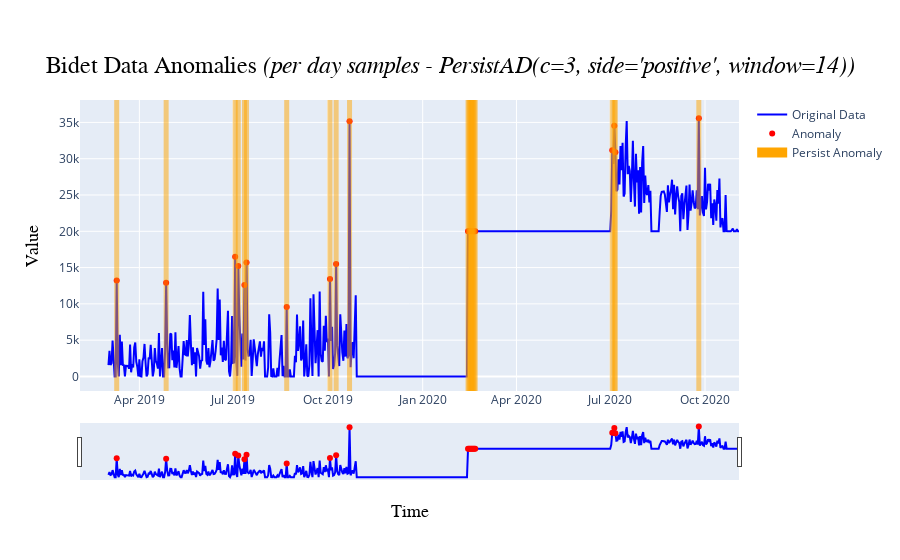

Source (notebook cell):
### Markdown cell above
##### A.2.3 Per day samples - *PersistAD*

### Code cell
data = bidet_df_interpolated.resample('D').sum()
data.loc['2020-02-14':, data.columns[0]] += 20000           # simulating data spike

c = 3
persist_window = 14
persist_side = 'positive'
plot_title = f'Bidet Data Anomalies <i>(per day samples - PersistAD(c={c}, side=\'{persist_side}\', window={persist_window}))</i>'
plot_name = 'Bidet/Bidet Data Anomalies (per day samples - PersistAD)'

[bidet_D_persist_ano, bidet_D_persist_ano_val, bidet_D_persist_ano_plot], bidet_D_persist_model = ad_PersistAD(validate_series(data), persist_window=persist_window, c=c, persist_side=persist_side, plot_title=plot_title, plot_name=plot_name)

bidet_D_persist_ano_plot.show()

### Figure 1 — Plotly figure (JSON) as saved in the notebook; plotly's stock layout.template omitted (floating-point values rounded to 4 significant figures; data arrays with more than 128 entries replaced by an {"elided": "..."} marker saying what was removed)
{"data": [{"line": {"color": "blue"}, "mode": "lines", "name": "Original Data", "type": "scatter", "x": {"elided": "613 str values"}, "y": {"elided": "613 float values"}}, {"marker": {"color": "red", "size": 6}, "mode": "markers", "name": "Anomaly", "type": "scatter", "x": ["2019-03-10T00:00:00", "2019-04-27T00:00:00", "2019-07-03T00:00:00", "2019-07-06T00:00:00", "2019-07-12T00:00:00", "2019-07-14T00:00:00", "2019-08-22T00:00:00", "2019-10-03T00:00:00", "2019-10-09T00:00:00", "2019-10-22T00:00:00", "2020-02-14T00:00:00", "2020-02-15T00:00:00", "2020-02-16T00:00:00", "2020-02-17T00:00:00", "2020-02-18T00:00:00", "2020-02-19T00:00:00", "2020-02-20T00:00:00", "2020-02-21T00:00:00", "2020-07-03T00:00:00", "2020-07-05T00:00:00", "2020-07-06T00:00:00", "2020-09-25T00:00:00"], "y": [13235, 12920.0, 16501, 15230.0, 12600.0, 15700.0, 9560, 13410, 15490.0, 35147, 20000, 20000, 20000, 20000, 20000, 20000, 20000, 20000, 31180.0, 34533, 30885, 35569]}, {"line": {"color": "orange", "width": 10}, "marker": {"color": "orange"}, "mode": "lines", "name": "Persist Anomaly", "type": "scatter", "x": [null], "y": [null]}], "layout": {"shapes": [{"fillcolor": "orange", "line": {"color": "orange", "width": 5}, "opacity": 0.5, "type": "rect", "x0": "2019-03-10T00:00:00", "x1": "2019-03-10T00:00:00", "xref": "x", "y0": 0, "y1": 1, "yref": "y domain"}, {"fillcolor": "orange", "line": {"color": "orange", "width": 5}, "opacity": 0.5, "type": "rect", "x0": "2019-04-27T00:00:00", "x1": "2019-04-27T00:00:00", "xref": "x", "y0": 0, "y1": 1, "yref": "y domain"}, {"fillcolor": "orange", "line": {"color": "orange", "width": 5}, "opacity": 0.5, "type": "rect", "x0": "2019-07-03T00:00:00", "x1": "2019-07-03T00:00:00", "xref": "x", "y0": 0, "y1": 1, "yref": "y domain"}, {"fillcolor": "orange", "line": {"color": "orange", "width": 5}, "opacity": 0.5, "type": "rect", "x0": "2019-07-06T00:00:00", "x1": "2019-07-06T00:00:00", "xref": "x", "y0": 0, "y1": 1, "yref": "y domain"}, {"fillcolor": "orange", "line": {"color": "orange", "width": 5}, "opacity": 0.5, "type": "rect", "x0": "2019-07-12T00:00:00", "x1": "2019-07-12T00:00:00", "xref": "x", "y0": 0, "y1": 1, "yref": "y domain"}, {"fillcolor": "orange", "line": {"color": "orange", "width": 5}, "opacity": 0.5, "type": "rect", "x0": "2019-07-14T00:00:00", "x1": "2019-07-14T00:00:00", "xref": "x", "y0": 0, "y1": 1, "yref": "y domain"}, {"fillcolor": "orange", "line": {"color": "orange", "width": 5}, "opacity": 0.5, "type": "rect", "x0": "2019-08-22T00:00:00", "x1": "2019-08-22T00:00:00", "xref": "x", "y0": 0, "y1": 1, "yref": "y domain"}, {"fillcolor": "orange", "line": {"color": "orange", "width": 5}, "opacity": 0.5, "type": "rect", "x0": "2019-10-03T00:00:00", "x1": "2019-10-03T00:00:00", "xref": "x", "y0": 0, "y1": 1, "yref": "y domain"}, {"fillcolor": "orange", "line": {"color": "orange", "width": 5}, "opacity": 0.5, "type": "rect", "x0": "2019-10-09T00:00:00", "x1": "2019-10-09T00:00:00", "xref": "x", "y0": 0, "y1": 1, "yref": "y domain"}, {"fillcolor": "orange", "line": {"color": "orange", "width": 5}, "opacity": 0.5, "type": "rect", "x0": "2019-10-22T00:00:00", "x1": "2019-10-22T00:00:00", "xref": "x", "y0": 0, "y1": 1, "yref": "y domain"}, {"fillcolor": "orange", "line": {"color": "orange", "width": 5}, "opacity": 0.5, "type": "rect", "x0": "2020-02-14T00:00:00", "x1": "2020-02-14T00:00:00", "xref": "x", "y0": 0, "y1": 1, "yref": "y domain"}, {"fillcolor": "orange", "line": {"color": "orange", "width": 5}, "opacity": 0.5, "type": "rect", "x0": "2020-02-15T00:00:00", "x1": "2020-02-15T00:00:00", "xref": "x", "y0": 0, "y1": 1, "yref": "y domain"}, {"fillcolor": "orange", "line": {"color": "orange", "width": 5}, "opacity": 0.5, "type": "rect", "x0": "2020-02-16T00:00:00", "x1": "2020-02-16T00:00:00", "xref": "x", "y0": 0, "y1": 1, "yref": "y domain"}, {"fillcolor": "orange", "line": {"color": "orange", "width": 5}, "opacity": 0.5, "type": "rect", "x0": "2020-02-17T00:00:00", "x1": "2020-02-17T00:00:00", "xref": "x", "y0": 0, "y1": 1, "yref": "y domain"}, {"fillcolor": "orange", "line": {"color": "orange", "width": 5}, "opacity": 0.5, "type": "rect", "x0": "2020-02-18T00:00:00", "x1": "2020-02-18T00:00:00", "xref": "x", "y0": 0, "y1": 1, "yref": "y domain"}, {"fillcolor": "orange", "line": {"color": "orange", "width": 5}, "opacity": 0.5, "type": "rect", "x0": "2020-02-19T00:00:00", "x1": "2020-02-19T00:00:00", "xref": "x", "y0": 0, "y1": 1, "yref": "y domain"}, {"fillcolor": "orange", "line": {"color": "orange", "width": 5}, "opacity": 0.5, "type": "rect", "x0": "2020-02-20T00:00:00", "x1": "2020-02-20T00:00:00", "xref": "x", "y0": 0, "y1": 1, "yref": "y domain"}, {"fillcolor": "orange", "line": {"color": "orange", "width": 5}, "opacity": 0.5, "type": "rect", "x0": "2020-02-21T00:00:00", "x1": "2020-02-21T00:00:00", "xref": "x", "y0": 0, "y1": 1, "yref": "y domain"}, {"fillcolor": "orange", "line": {"color": "orange", "width": 5}, "opacity": 0.5, "type": "rect", "x0": "2020-07-03T00:00:00", "x1": "2020-07-03T00:00:00", "xref": "x", "y0": 0, "y1": 1, "yref": "y domain"}, {"fillcolor": "orange", "line": {"color": "orange", "width": 5}, "opacity": 0.5, "type": "rect", "x0": "2020-07-05T00:00:00", "x1": "2020-07-05T00:00:00", "xref": "x", "y0": 0, "y1": 1, "yref": "y domain"}, {"fillcolor": "orange", "line": {"color": "orange", "width": 5}, "opacity": 0.5, "type": "rect", "x0": "2020-07-06T00:00:00", "x1": "2020-07-06T00:00:00", "xref": "x", "y0": 0, "y1": 1, "yref": "y domain"}, {"fillcolor": "orange", "line": {"color": "orange", "width": 5}, "opacity": 0.5, "type": "rect", "x0": "2020-09-25T00:00:00", "x1": "2020-09-25T00:00:00", "xref": "x", "y0": 0, "y1": 1, "yref": "y domain"}], "title": {"font": {"color": "black", "family": "Arial, bold", "size": 24}, "text": "Bidet Data Anomalies <i>(per day samples - PersistAD(c=3, side='positive', window=14))</i>", "x": 0.5, "xanchor": "center", "y": 0.9, "yanchor": "top"}, "xaxis": {"rangeslider": {"visible": true}, "title": {"font": {"color": "black", "family": "Arial, bold", "size": 18}, "text": "Time"}}, "yaxis": {"title": {"font": {"color": "black", "family": "Arial, bold", "size": 18}, "text": "Value"}}}}
